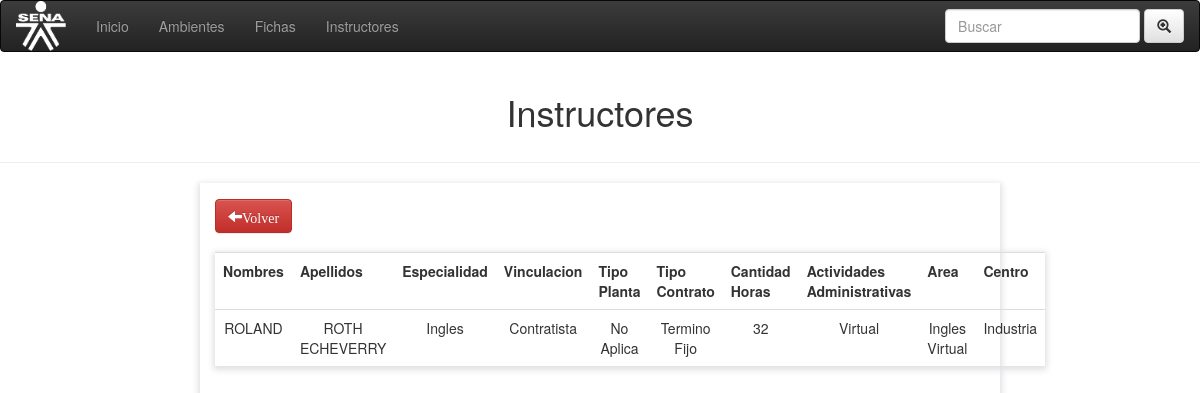
/instructores/consultar_instructor.php?id=1, run on the app's committed database.
### tables this page shows
CREATE TABLE `instructores` (
  `id` int(11) NOT NULL,
  `nombres` varchar(100) NOT NULL,
  `apellidos` varchar(100) NOT NULL,
  `especialidad` varchar(100) NOT NULL,
  `vinculacion1` varchar(100) NOT NULL,
  `tipoplanta` varchar(100) NOT NULL,
  `tipocontrato` varchar(100) NOT NULL,
  `cantidadhoras` varchar(100) NOT NULL,
  `actadministrativas` varchar(50) NOT NULL,
  `area` varchar(50) NOT NULL,
  `centro` text NOT NULL
);

### instructores/consultar_instructor.php (the view, shortened to what this page needs)
<!DOCTYPE html>
<html lang="en">
<head>
	<link rel="stylesheet" href="css/bootstrap.min.css">
	<link rel="stylesheet" href="css/bootstrap-theme.min.css">
	<link rel="stylesheet" href="css/custom.css">
	<link rel="stylesheet" href="css/index.css">
</head>
<body>
		<nav class="navbar navbar-inverse">
		  <div class="container-fluid">
		    <div class="navbar-header">
		       <a class="navbar-brand" href="#"><img id="img1" src="imgs/sena.png" class="img-rounded" width="100" height="100"></a>
		    </div>
		    <ul class="nav navbar-nav">
		      <li><a href="../index.php">Inicio</a></li>
		      <li><a href="../ambientes/ambientes.php">Ambientes</a></li>
		      <li><a href="../fichas/index_ficha.php">Fichas</a></li>
		      <li><a href="#">Instructores</a></li>
		    </ul>
		    <form class="navbar-form navbar-right">
		      <div class="form-group">
		        <input type="text" class="form-control" placeholder="Buscar">
		      </div>
		      <button type="submit" class="btn btn-default"><i class="glyphicon glyphicon-zoom-in"></i></button>
		    </form>
		  </div>
		</nav>
		<div class="container-fluid">
			<h1 class="display-1 text-center"> Instructores</h1>
		</div>
		<hr>
	 <div class="col-md-8 col-md-offset-2 box ">
	 <a class=" glyphicon glyphicon-arrow-left btn btn-danger" href="gestionarIns.php">Volver</a><br><br>
		<table  class="text-center table table-hover box">
			<tr>
				<th>Nombres</th>
				<th>Apellidos</th>
				<th>Especialidad</th>
				<th>Vinculacion</th>
				<th>Tipo Planta</th>
				<th>Tipo Contrato</th>
				<th>Cantidad Horas</th>
				<th>Actividades Administrativas</th>
				<th>Area</th>
				<th>Centro</th>
			</tr>
		</div>
		<?php
			$id=$_GET['id'];
			$con=mysqli_connect('localhost','root','','programacion_trimestral');
			$sql=mysqli_query($con,"SELECT * FROM instructores WHERE id=$id");
		while ($row = mysqli_fetch_array($sql)) {
					echo '<tr>
							<td>'.$row["nombres"].'</td>
							<td>'.$row["apellidos"].'</td>
							<td>'.$row["especialidad"].'</td>
							<td>'.$row["vinculacion1"].'</td>
							<td>'.$row["tipoplanta"].'</td>
							<td>'.$row["tipocontrato"].'</td>
							<td>'.$row["cantidadhoras"].'</td>
							<td>'.$row["actadministrativas"].'</td>
							<td>'.$row["area"].'</td>
							<td>'.$row["centro"].'</td>
						 </tr>';
				}
		 ?>
</body>
</html>

### ambientes/css/custom.css (style rules this page uses)
div.box { padding: 15px; -webkit-box-shadow: 0px 2px 6px 2px rgba(224,225,227,1); -moz-box-shadow: 0px 2px 6px 2px rgba(224,225,227,1); box-shadow: 0px 2px 6px 2px rgba(224,225,227,1); }
table.box { -webkit-box-shadow: 0px 2px 6px 2px rgba(224,225,227,1); -moz-box-shadow: 0px 2px 6px 2px rgba(224,225,227,1); box-shadow: 0px 2px 6px 2px rgba(224,225,227,1); }

### instructores/css/index.css (style rules this page uses)
img#img1 { height: 50px; width: 50px; top: -15px; position: relative; }

### data on the page
instructores: nombres "ROLAND", apellidos "ROTH ECHEVERRY", especialidad "Ingles", vinculacion1 "Contratista", tipoplanta "No Aplica", tipocontrato "Termino Fijo", cantidadhoras "32", actadministrativas "Virtual", area "Ingles Virtual", centro "Industria"
